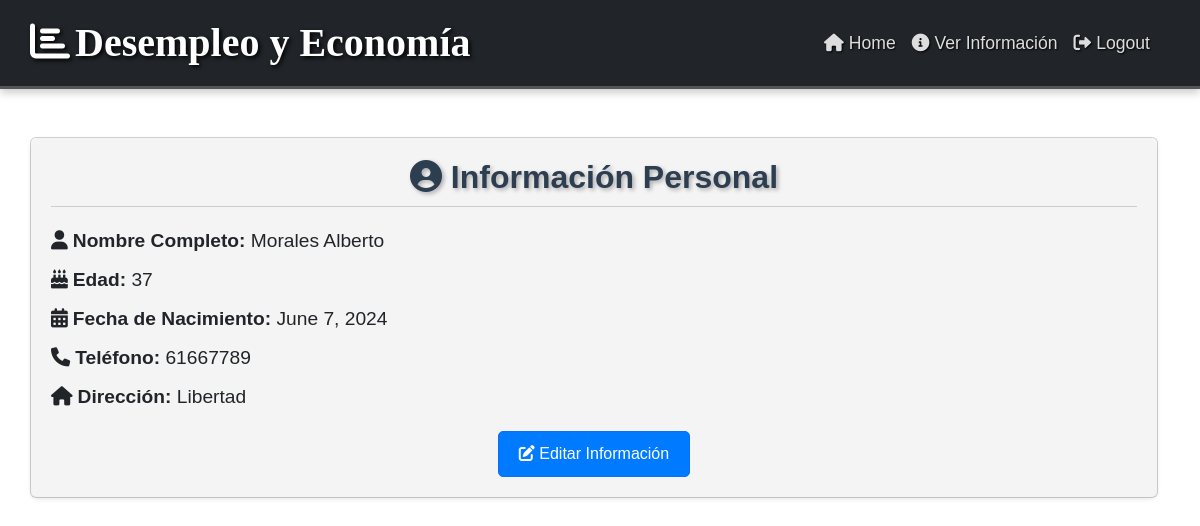
The app's page /perfil/ (signed in) with its own data.
### tasks/models.py (models this page shows, shortened)
class UsuarioComun(models.Model):
    user = models.OneToOneField(User, on_delete=models.CASCADE)
    nombre = models.CharField(max_length=255, blank=True, null=True)
    edad = models.PositiveIntegerField(blank=True, null=True)
    fecha_nacimiento = models.DateField(blank=True, null=True)
    telefono = models.CharField(max_length=15, blank=True, null=True)
    direccion = models.TextField(blank=True, null=True)

### tasks/views.py (the view)
# urls.py: path('perfil/', views.guardar_usuario, name='guardar_usuario'),
@login_required
@require_http_methods(["POST", "GET"])
def guardar_usuario(request):
    usuario_django = request.user
    usuario_comun_existente = UsuarioComun.objects.filter(user=usuario_django).first()
    if request.method == 'POST':
        form = UserProfileForm(request.POST, instance=usuario_comun_existente)
        if form.is_valid():
            usuario_comun = form.save(commit=False)
            usuario_comun.user = usuario_django
            usuario_comun.save()
            return redirect('home')
    else:
        form = UserProfileForm(instance=usuario_comun_existente)
    return render(request, 'perfil.html', {
        'form': form,
        'usuario': usuario_comun_existente,
        'tiene_info': usuario_comun_existente is not None
    })

### tasks/templates/perfil.html (shortened to what this page needs)
{% extends 'base.html' %}
{% block content %}
<div class="container mt-5">
    {% if tiene_info %}
    <div class="card">
        <div class="card-body">
            <h2 class="card-title text-center"><i class="fas fa-user-circle"></i> Información Personal</h2>
            <p class="card-text"><i class="fas fa-user"></i><strong>Nombre Completo:</strong> {{ usuario.nombre }}</p>
            <p class="card-text"><i class="fas fa-birthday-cake"></i><strong>Edad:</strong> {{ usuario.edad }}</p>
            <p class="card-text"><i class="fas fa-calendar-alt"></i><strong>Fecha de Nacimiento:</strong> {{ usuario.fecha_nacimiento }}</p>
            <p class="card-text"><i class="fas fa-phone"></i><strong>Teléfono:</strong> {{ usuario.telefono }}</p>
            <p class="card-text"><i class="fas fa-home"></i><strong>Dirección:</strong> {{ usuario.direccion }}</p>
            <a href="javascript:void(0);" onclick="mostrarFormulario()" class="btn btn-primary"><i class="fas fa-edit"></i> Editar Información</a>
        </div>
    </div>
    {% endif %}
</div>
{% endblock %}

### tasks/templates/_navbar.html (style rules this page uses)
.container { padding-left: 0; }

### tasks/templates/perfil.html (style rules this page uses)
.btn { display: inline-block; padding: 10px 20px; color: white; background-color: #007BFF; text-decoration: none; border-radius: 5px; margin-top: 10px; }
.card-body { font-family: 'Arial', sans-serif; background-color: #f4f4f4; padding: 20px; border-radius: 8px; box-shadow: 0 2px 5px rgba(0,0,0,0.1); text-align: center; }
.card-title { color: #2C3E50; font-size: 2rem; font-weight: bold; text-shadow: 2px 2px 4px rgba(0,0,0,0.3); margin-bottom: 20px; border-bottom: 1px solid #ccc; padding-bottom: 10px; }
.card-text { font-size: 1.2rem; margin-bottom: 10px; text-align: left; display: inline-block; width: 100%; }
.card-text i { margin-right: 5px; }

### records on screen
UsuarioComun: nombre "Morales Alberto", edad "37", fecha_nacimiento "June 7, 2024", telefono "61667789", direccion "Libertad"
